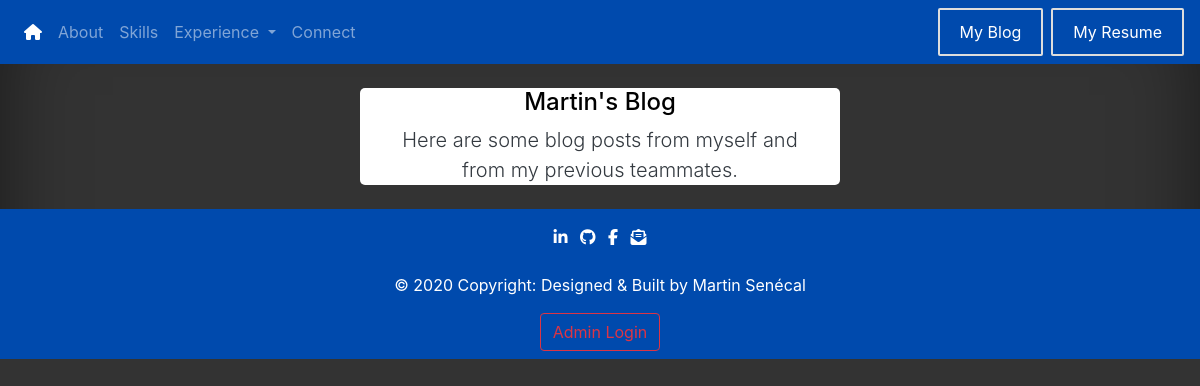
/blog, run on an earlier commit of the app's database.
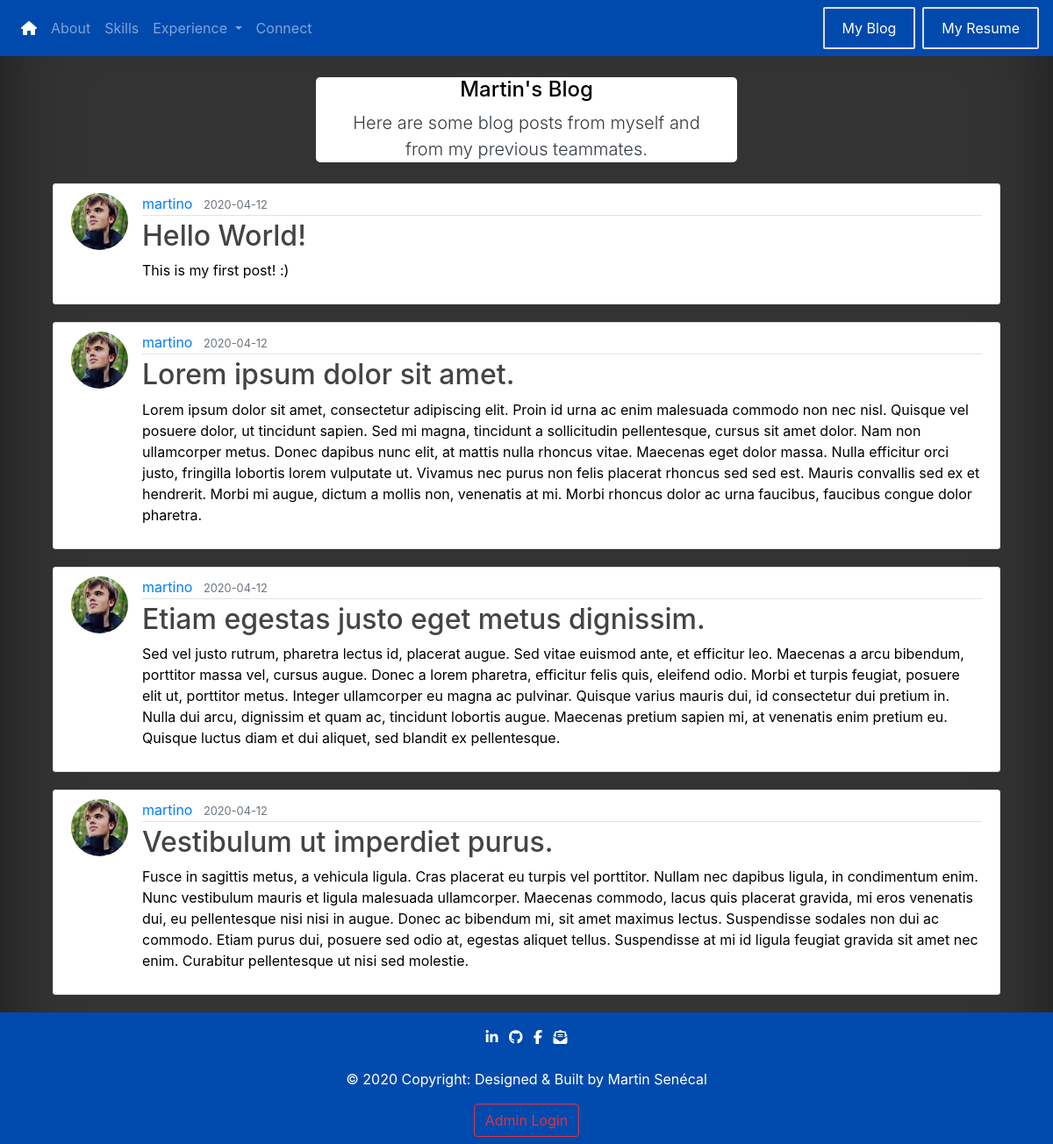
And on a later commit of the database.
### portfolio/models.py (models this page shows, shortened)
class Post(db.Model):
    id = db.Column(db.Integer, primary_key=True)
    title = db.Column(db.String(100), nullable=False)
    date_posted = db.Column(db.DateTime, nullable=False, default=datetime.utcnow)
    content = db.Column(db.Text, nullable=False)
    user_id = db.Column(db.Integer, db.ForeignKey('user.id'), nullable=False)

class User(db.Model, UserMixin):
    id = db.Column(db.Integer, primary_key=True)  # Way to Identify User.
    username = db.Column(db.String(20), unique=True, nullable=False)  # Unique Username and Mandatory.
    email = db.Column(db.String(100), unique=True, nullable=False)  # Unique Email and Mandatory.
    image_file = db.Column(db.String(20), nullable=False, default='default.jpg')  # Profile Pictures.
    password = db.Column(db.String(60), nullable=False)  # Hash Password
    posts = db.relationship('Post', backref='author', lazy=True)  # Load Data from the same user.

### portfolio/routes.py (the view)
@app.route('/blog')
def blog():
    posts = Post.query.all()
    return render_template("blog.html", posts=posts)

### portfolio/templates/blog.html (shortened to what this page needs)
{% extends "base.html" %}
{% block css %}
    <link rel="stylesheet" type="text/css" href="{{ url_for('static',filename='css/designblog.css') }}">
{% endblock css %}
{% block body %}
    <div class="container">
        <header id="chatbotheader">
            <h4>Martin's Blog</h4>
            <p class="lead text-dark">
               Here are some blog posts from myself and from my previous teammates.</p>
        </header>
        {% for post in posts %}
            <article class="media content-section">
                <img class="rounded-circle article-img"
                     src="{{ url_for('static', filename='profile_pics/' + post.author.image_file) }}">
                <div class="media-body">
                    <div class="article-metadata">
                        <a class="mr-2 text-primary" href="#">{{ post.author.username }}</a>
                        <small class="text-muted">{{ post.date_posted.strftime('%Y-%m-%d') }}</small>
                    </div>
                    <h2><a class="article-title" href="{{ url_for('post', post_id=post.id) }}">{{ post.title }}</a></h2>
                    <p class="article-content">{{ post.content }}</p>
                </div>
            </article>
        {% endfor %}
    </div>
{% endblock body %}

### portfolio/templates/base.html (shortened to what this page needs)
<!DOCTYPE html>
<html lang="en">
<head>
    <link rel="stylesheet" href="https://maxcdn.bootstrapcdn.com/bootstrap/4.3.1/css/bootstrap.min.css">
    <link rel="stylesheet" href="https://cdnjs.cloudflare.com/ajax/libs/font-awesome/4.7.0/css/font-awesome.min.css">
    <link rel="stylesheet" type="text/css" href="{{ url_for('static',filename='css/basedesign.css') }}">
    <link rel="stylesheet" type="text/css" href="{{ url_for('static',filename='css/extradesign.css') }}">
    {% block css %}{% endblock %}
</head>
<body>
<nav class="navbar navbar-expand-lg navbar-dark bg-blue" style="background-color: #004aad" ;>
    <div class="collapse navbar-collapse" id="navbarTogglerDemo02">
        <ul class="navbar-nav mr-auto mt-2 mt-lg-0">
            <li class="nav-item">
                <a class="nav-link" href="{{ url_for('homepage') }}">
                    <i class="fas fa-home"></i>
                </a>
            </li>
            <li class="nav-item">
                <a class="nav-link" href="{{ url_for('about') }}">About <span class="sr-only">(current)</span></a>
            </li>
            <li class="nav-item">
                <a class="nav-link" href="{{ url_for('skills') }}">Skills</a>
            </li>
            <li class="nav-item dropdown">
                <a class="nav-link dropdown-toggle" href="#" id="navbarDropdownMenuLink" role="button"
                   data-toggle="dropdown" aria-haspopup="true" aria-expanded="false">
                    Experience
                </a>
            </li>
            <li class="nav-item">
                <a class="nav-link" href="{{ url_for('connect') }}">Connect</a>
            </li>
        </ul>
        <form class="form-inline my-2 my-lg-0">
             <a href="{{ url_for('blog') }}">
                <button type="button" class="btn btn-outline-info mr-2">My Blog</button>
            </a>
            <a href="{{ url_for('static',filename='martin-resume.pdf') }}">
                <button type="button" class="btn btn-secondary">My Resume</button>
            </a>
        </form>
    </div>
</nav>
<div class="container">
    {% block body %}
    {% endblock %}
</div>
<footer class="font-small pt-3 bg-blue footersticky" style="background-color: #004aad" ;
">
<div class="container">
    <ul class="list-unstyled list-inline text-center">
        <li class="list-inline-item">
            <a href="https://www.linkedin.com/in/martin-senecal/">
                <i class="fab fa-linkedin-in"> </i>
            </a>
        </li>
        <li class="list-inline-item">
            <a href="https://github.com/martinsenecal">
                <i class="fab fa-github"> </i>
            </a>
        </li>
        <li class="list-inline-item">
            <a href="https://www.facebook.com/martin.seneca1">
                <i class="fab fa-facebook-f"> </i>
            </a>
        </li>
        <li class="list-inline-item">
            <a href="mailto:martinsenecal2000@gmail.com">
                <i class="fas fa-envelope-open-text"></i>
            </a>
        </li>
    </ul>
</div>
<div class="footer-copyright text-center py-2">
    <a href="https://github.com /martinsenecal">
        <p id="footertext"> © 2020 Copyright: Designed & Built by Martin Senécal </p>
    </a>
    {% if current_user.is_authenticated %}
        <a class="btn btn-outline-warning" href="{{ url_for('admin') }}">
            Admin Tools
        </a>
        <a class="btn btn-outline-danger" href="{{ url_for('logout') }}">
            Admin LogOut
        </a>
    {% else %}
        <a class="btn btn-outline-danger" href="{{ url_for('login') }}">
            Admin Login
        </a>
    {% endif %}
</div>
</footer>
</body>
</html>

### portfolio/static/css/basedesign.css (style rules this page uses)
body { background-color: #333; box-shadow: inset 0 0 5rem rgba(0, 0, 0, .5); display: block; }
#footertext { color: white; }
h1, h2, h3, h4, h5, h6, h7, td, thead, p { color: black; }
i { color: white; }
a { color: white; }
.footersticky { position: relative; left: 0; bottom: 0; width: 100%; }
.content-section { background: #ffffff; padding: 10px 20px; border: 1px solid #dddddd; border-radius: 3px; margin-bottom: 20px; }

### portfolio/static/css/extradesign.css (style rules this page uses)
.form-inline { display: flex; flex-flow: row wrap; align-items: center; text-align: center; }
.form-inline button { padding: 10px 20px; background-color: #004aad; border: 2px solid #ddd; color: white; border-radius: 2px; }

### portfolio/static/css/designblog.css (style rules this page uses)
#chatbotheader { margin: 0 auto; max-width: 800px; padding: 0 20px; margin-bottom: 2vw; margin-top: 2vw; border-radius: 5px; background-color: white; width: 40vw; text-align: center; }
.content-section { background: #ffffff; padding: 10px 20px; border: 1px solid #dddddd; border-radius: 3px; margin-bottom: 20px; }
.article-title { color: #444444; }
.article-content { white-space: pre-line; }
.article-img { height: 65px; width: 65px; margin-right: 16px; }
.article-metadata { padding-bottom: 1px; margin-bottom: 4px; border-bottom: 1px solid #e3e3e3 }

What changed in the data, as far as the page shows it:
added Post: image_file (picture), author.username "martino", date_posted "2020-04-12", title "Hello World!", content "This is my first post! :)"
added Post: image_file (picture), author.username "martino", date_posted "2020-04-12", title "Lorem ipsum dolor sit amet.", content "Lorem ipsum dolor sit amet, consectetur adipiscing elit. Proin id urna ac enim malesuada commodo non nec nisl. Quisque vel posuere dolor, ut tincidunt sapien. Sed mi magna, tincidunt a sollicitudin pellentesque, cursus sit amet dolor. Nam non ullamcorper metus. Donec dapibus nunc elit, at mattis nulla rhoncus vitae. Maecenas eget dolor massa. Nulla efficitur orci justo, fringilla lobortis lorem vulputate ut. Vivamus nec purus non felis placerat rhoncus sed sed est. Mauris convallis sed ex et hendrerit. Morbi mi augue, dictum a mollis non, venenatis at mi. Morbi rhoncus dolor ac urna faucibus, faucibus congue dolor pharetra."
added Post: image_file (picture), author.username "martino", date_posted "2020-04-12", title "Etiam egestas justo eget metus dignissim.", content "Sed vel justo rutrum, pharetra lectus id, placerat augue. Sed vitae euismod ante, et efficitur leo. Maecenas a arcu bibendum, porttitor massa vel, cursus augue. Donec a lorem pharetra, efficitur felis quis, eleifend odio. Morbi et turpis feugiat, posuere elit ut, porttitor metus. Integer ullamcorper eu magna ac pulvinar. Quisque varius mauris dui, id consectetur dui pretium in. Nulla dui arcu, dignissim et quam ac, tincidunt lobortis augue. Maecenas pretium sapien mi, at venenatis enim pretium eu. Quisque luctus diam et dui aliquet, sed blandit ex pellentesque."
added Post: image_file (picture), author.username "martino", date_posted "2020-04-12", title "Vestibulum ut imperdiet purus.", content "Fusce in sagittis metus, a vehicula ligula. Cras placerat eu turpis vel porttitor. Nullam nec dapibus ligula, in condimentum enim. Nunc vestibulum mauris et ligula malesuada ullamcorper. Maecenas commodo, lacus quis placerat gravida, mi eros venenatis dui, eu pellentesque nisi nisi in augue. Donec ac bibendum mi, sit amet maximus lectus. Suspendisse sodales non dui ac commodo. Etiam purus dui, posuere sed odio at, egestas aliquet tellus. Suspendisse at mi id ligula feugiat gravida sit amet nec enim. Curabitur pellentesque ut nisi sed molestie."
